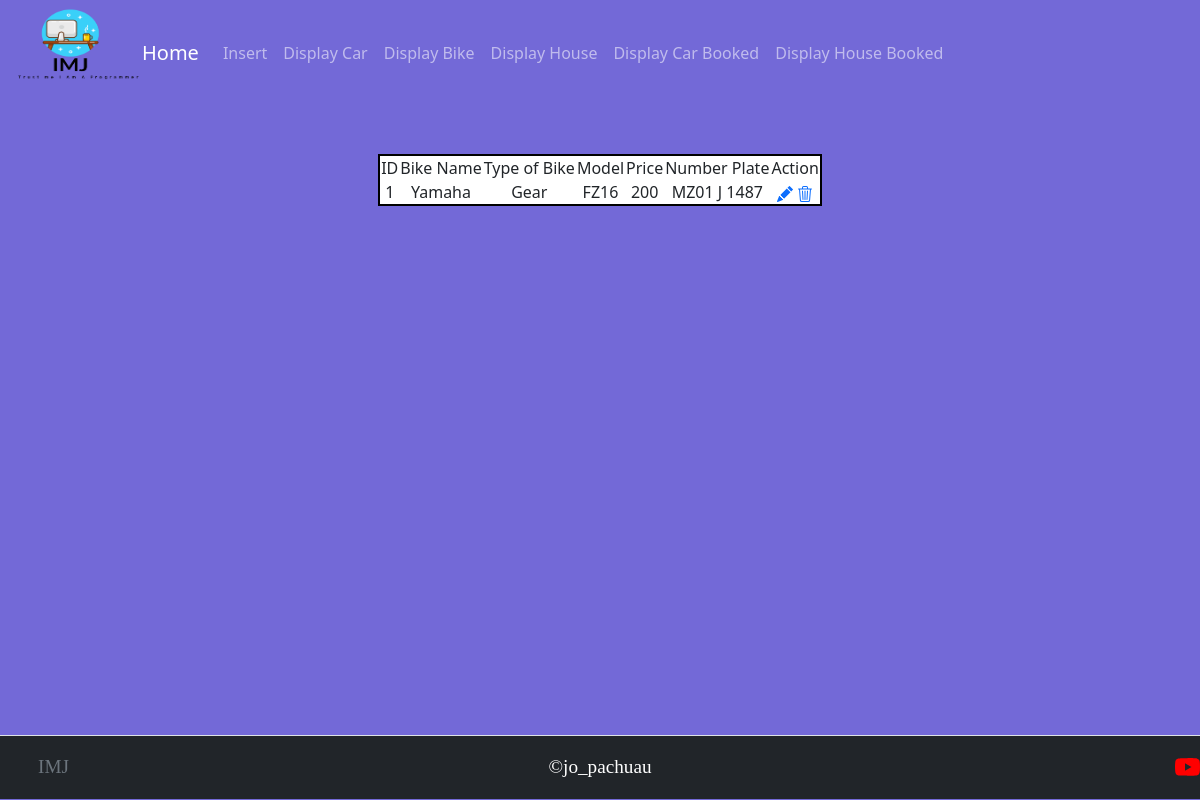
Page /admin/display_bike.php on the committed database.
### tables this page shows
CREATE TABLE `add_bike` (
  `id` int(100) NOT NULL,
  `bike_name` varchar(100) NOT NULL,
  `bike_type` varchar(100) NOT NULL,
  `model` varchar(100) NOT NULL,
  `price` int(11) NOT NULL,
  `number_plate` varchar(25) NOT NULL
);

### admin/display_bike.php (the view, shortened to what this page needs)
<html>
<?php include 'db/dbcon.php';
include 'partials/header.php' ?>
<body>
    <div class="table-wrapper">
        <table style="border-color: black; border-width:2px;width 90%; border-style:solid; background-color:white;" border="2" cellspacing="4" align="center">
            <thead>
                <tr>
                    <td style="text-align: center" ;>ID</td>
                    <td style="text-align: center" ;>Bike Name</td>
                    <td style="text-align: center" ;>Type of Bike</td>
                    <td style="text-align: center" ;> Model</td>
                    <td style="text-align: center" ;>Price</td>
                    <td style="text-align: center" ;>Number Plate</td>
                    <td style="text-align: center" ;>Action</td>
                </tr>
            </thead>
            <tbody>
                <?php
                $sql = 'select id,bike_name,bike_type, model, price,number_plate from add_bike';
                $res = mysqli_query($con, $sql);
                if ($res->num_rows > 0) {
                    while ($row = mysqli_fetch_array($res)) {
                        echo "<tr>";
                        echo "<td style='text-align: center';>" . $row[0] . "</td>";
                        echo "<td style='text-align: center';>" . $row[1] . "</td>";
                        echo "<td style='text-align: center';>" . $row[2] . "</td>";
                        echo "<td style='text-align: center';>" . $row[3] . "</td>";
                        echo "<td style='text-align: center';>" . $row[4] . "</td>";
                        echo "<td style='text-align: center';>" . $row[5] . "</td>";
                    }
                ?>
                    <td style='text-align: center;color:white' ;> <a href='/admin/car_update.php?id=<?php echo $row[0]; ?>'></a>
                        <a href='/Rental Management/admin/delete_car.php?id=<?php echo $row[0]; ?>'></a>
                    </td>
                <?php
                    echo "</tr>";
                } else {
                    echo 'No Record Found';
                }
                echo '</table>';
                echo '</div>';
                include 'partials/footer.php';
                ?>
</body>
</html>

### admin/display_bike.php (style rules this page uses)
body { background-color: rgb(115, 105, 215); background-repeat: no-repeat; background-size: 110% 110%; }

### rows in the picture
add_bike: id "1", bike_name "Yamaha", bike_type "Gear", model "FZ16", price "200", number_plate "MZ01 J 1487"
